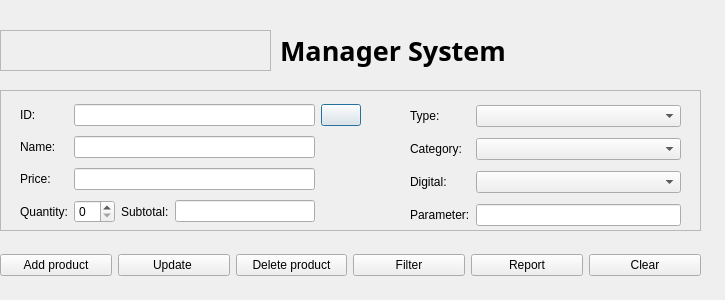
<?xml version="1.0" encoding="UTF-8"?>
<ui version="4.0">
 <class>Dialog</class>
 <widget class="QDialog" name="Dialog">
  <property name="geometry">
   <rect>
    <x>0</x>
    <y>0</y>
    <width>725</width>
    <height>300</height>
   </rect>
  </property>
  <property name="windowTitle">
   <string>Dialog</string>
  </property>
  <widget class="QFrame" name="frame">
   <property name="geometry">
    <rect>
     <x>0</x>
     <y>90</y>
     <width>701</width>
     <height>141</height>
    </rect>
   </property>
   <property name="frameShape">
    <enum>QFrame::StyledPanel</enum>
   </property>
   <property name="frameShadow">
    <enum>QFrame::Raised</enum>
   </property>
   <widget class="QWidget" name="gridLayoutWidget">
    <property name="geometry">
     <rect>
      <x>20</x>
      <y>10</y>
      <width>341</width>
      <height>131</height>
     </rect>
    </property>
    <layout class="QGridLayout" name="gridLayout">
     <item row="5" column="4">
      <widget class="QLabel" name="label">
       <property name="text">
        <string>Subtotal:</string>
       </property>
      </widget>
     </item>
     <item row="1" column="6">
      <widget class="QPushButton" name="pushButton_find">
       <property name="text">
        <string/>
       </property>
       <property name="icon">
        <iconset>
         <normaloff>C:/Users/ADMIN/Downloads/tải xuống.png</normaloff>C:/Users/ADMIN/Downloads/tải xuống.png</iconset>
       </property>
      </widget>
     </item>
     <item row="2" column="3" colspan="3">
      <widget class="QLineEdit" name="lineEdit_name"/>
     </item>
     <item row="5" column="1">
      <widget class="QLabel" name="label_quantity">
       <property name="text">
        <string>Quantity:</string>
       </property>
      </widget>
     </item>
     <item row="2" column="1">
      <widget class="QLabel" name="label_name">
       <property name="text">
        <string>Name:</string>
       </property>
      </widget>
     </item>
     <item row="5" column="3">
      <widget class="QSpinBox" name="spinBox_quantity">
       <property name="enabled">
        <bool>true</bool>
       </property>
       <property name="minimumSize">
        <size>
         <width>29</width>
         <height>0</height>
        </size>
       </property>
      </widget>
     </item>
     <item row="1" column="1">
      <widget class="QLabel" name="label_id">
       <property name="text">
        <string>ID:</string>
       </property>
      </widget>
     </item>
     <item row="4" column="3" colspan="3">
      <widget class="QLineEdit" name="lineEdit_price">
       <property name="enabled">
        <bool>true</bool>
       </property>
      </widget>
     </item>
     <item row="4" column="1">
      <widget class="QLabel" name="label_">
       <property name="text">
        <string>Price:</string>
       </property>
       <property name="scaledContents">
        <bool>false</bool>
       </property>
      </widget>
     </item>
     <item row="1" column="3" colspan="3">
      <widget class="QLineEdit" name="lineEdit_id"/>
     </item>
     <item row="5" column="5">
      <widget class="QLineEdit" name="lineEdit"/>
     </item>
    </layout>
   </widget>
   <widget class="QWidget" name="gridLayoutWidget_2">
    <property name="geometry">
     <rect>
      <x>410</x>
      <y>10</y>
      <width>271</width>
      <height>131</height>
     </rect>
    </property>
    <layout class="QGridLayout" name="gridLayout_2">
     <item row="1" column="1">
      <widget class="QComboBox" name="comboBox_category"/>
     </item>
     <item row="0" column="1">
      <widget class="QComboBox" name="comboBox_type"/>
     </item>
     <item row="3" column="1">
      <widget class="QLineEdit" name="lineEdit_thong_so"/>
     </item>
     <item row="3" column="0">
      <widget class="QLabel" name="label_thong_so">
       <property name="text">
        <string>Parameter:</string>
       </property>
      </widget>
     </item>
     <item row="2" column="1">
      <widget class="QComboBox" name="comboBox_digital"/>
     </item>
     <item row="1" column="0">
      <widget class="QLabel" name="label_category">
       <property name="text">
        <string>Category:</string>
       </property>
      </widget>
     </item>
     <item row="2" column="0">
      <widget class="QLabel" name="label_digital">
       <property name="text">
        <string>Digital:</string>
       </property>
      </widget>
     </item>
     <item row="0" column="0">
      <widget class="QLabel" name="label_type">
       <property name="text">
        <string>Type:</string>
       </property>
      </widget>
     </item>
    </layout>
   </widget>
  </widget>
  <widget class="QWidget" name="horizontalLayoutWidget">
   <property name="geometry">
    <rect>
     <x>0</x>
     <y>240</y>
     <width>701</width>
     <height>51</height>
    </rect>
   </property>
   <layout class="QHBoxLayout" name="horizontalLayout">
    <item>
     <widget class="QPushButton" name="pushButton_add">
      <property name="text">
       <string>Add product</string>
      </property>
     </widget>
    </item>
    <item>
     <widget class="QPushButton" name="pushButton_update">
      <property name="text">
       <string>Update </string>
      </property>
     </widget>
    </item>
    <item>
     <widget class="QPushButton" name="pushButton_delete">
      <property name="text">
       <string>Delete product</string>
      </property>
     </widget>
    </item>
    <item>
     <widget class="QPushButton" name="pushButton_filter">
      <property name="text">
       <string>Filter</string>
      </property>
     </widget>
    </item>
    <item>
     <widget class="QPushButton" name="pushButton_report">
      <property name="text">
       <string>Report</string>
      </property>
     </widget>
    </item>
    <item>
     <widget class="QPushButton" name="pushButton_clear">
      <property name="text">
       <string>Clear</string>
      </property>
     </widget>
    </item>
   </layout>
  </widget>
  <widget class="QLabel" name="label_2">
   <property name="geometry">
    <rect>
     <x>0</x>
     <y>30</y>
     <width>271</width>
     <height>41</height>
    </rect>
   </property>
   <property name="frameShape">
    <enum>QFrame::StyledPanel</enum>
   </property>
   <property name="text">
    <string/>
   </property>
   <property name="pixmap">
    <pixmap>C:/Users/ADMIN/Downloads/tải xuống (2).png</pixmap>
   </property>
   <property name="scaledContents">
    <bool>false</bool>
   </property>
  </widget>
  <widget class="QLabel" name="label_3">
   <property name="geometry">
    <rect>
     <x>280</x>
     <y>20</y>
     <width>441</width>
     <height>61</height>
    </rect>
   </property>
   <property name="baseSize">
    <size>
     <width>0</width>
     <height>0</height>
    </size>
   </property>
   <property name="font">
    <font>
     <family>VNI-Lithos</family>
     <pointsize>20</pointsize>
     <weight>75</weight>
     <bold>true</bold>
    </font>
   </property>
   <property name="layoutDirection">
    <enum>Qt::LeftToRight</enum>
   </property>
   <property name="autoFillBackground">
    <bool>false</bool>
   </property>
   <property name="frameShape">
    <enum>QFrame::NoFrame</enum>
   </property>
   <property name="text">
    <string>Manager System</string>
   </property>
   <property name="textFormat">
    <enum>Qt::AutoText</enum>
   </property>
   <property name="scaledContents">
    <bool>true</bool>
   </property>
  </widget>
 </widget>
 <resources/>
 <connections/>
</ui>
